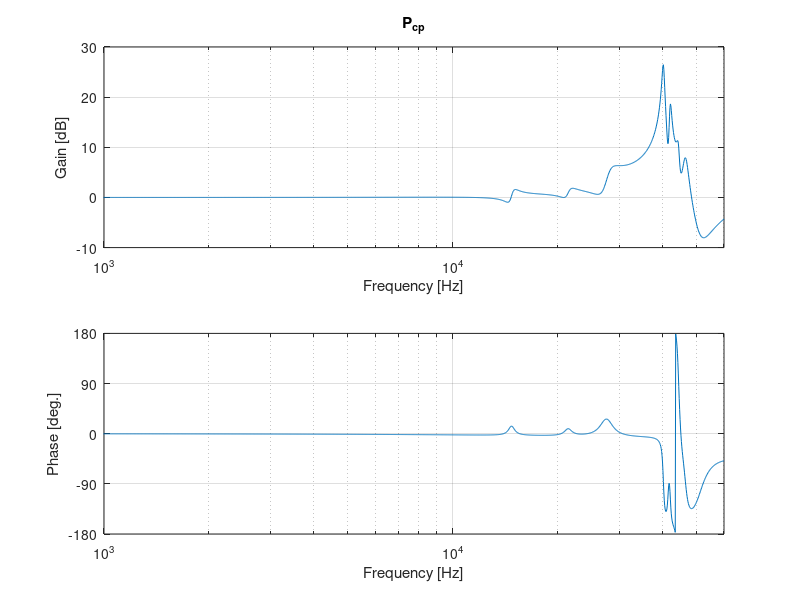

The MATLAB source for this figure:
% modeling/hddpzt.m
% MATLAB code to generate the pzt-stage HDD model
num_sector=420;                   % Number of sector
num_rpm=7200;                     % Number of RPM
Ts = 1/(num_rpm/60*num_sector);   % Sampling time

% PZT
omega_pzt=[14800 ,21500 ,28000 ,40200 ,42050,44400,46500 ,100000]*2*pi;
kappa_pzt=[-0.005,-0.01 ,-0.1  ,+0.8  ,0.3  ,-0.25  ,0.3  ,10.0 ];
zeta_pzt =[0.025 ,0.03  ,0.05  ,0.008  ,0.008 ,0.01 ,0.02  ,0.3 ];

Sys_Pc_pzt_c1=0;
for i=1:length(omega_pzt)
	Sys_Pc_pzt_c1=Sys_Pc_pzt_c1+tf([0,0,kappa_pzt(i)],[1, 2*zeta_pzt(i)*omega_pzt(i), (omega_pzt(i))^2]);
end
Sys_Pc_pzt_c1=Sys_Pc_pzt_c1/abs(freqresp(Sys_Pc_pzt_c1,0));

%% Frequency response
f=logspace(1,log10(60e3),3000);
Fr_Pc_pzt_c1=squeeze(freqresp(Sys_Pc_pzt_c1,f*2*pi)).';

figure
subplot(211)
semilogx(f,20*log10(abs(Fr_Pc_pzt_c1)))
title('P_{cp}');xlabel('Frequency [Hz]');ylabel('Gain [dB]');grid;axis([1e3 f(end) -10 30])
subplot(212)
semilogx(f,angle(Fr_Pc_pzt_c1)*180/pi)
xlabel('Frequency [Hz]');ylabel('Phase [deg.]');grid;axis([1e3 f(end) -180 180]);yticks(-180:90:180)
% saveas(gcf,'images/hdd_pcpzt_baseline.png')
% saveas(gcf,'images/hdd_pcpzt_baseline.pdf')
